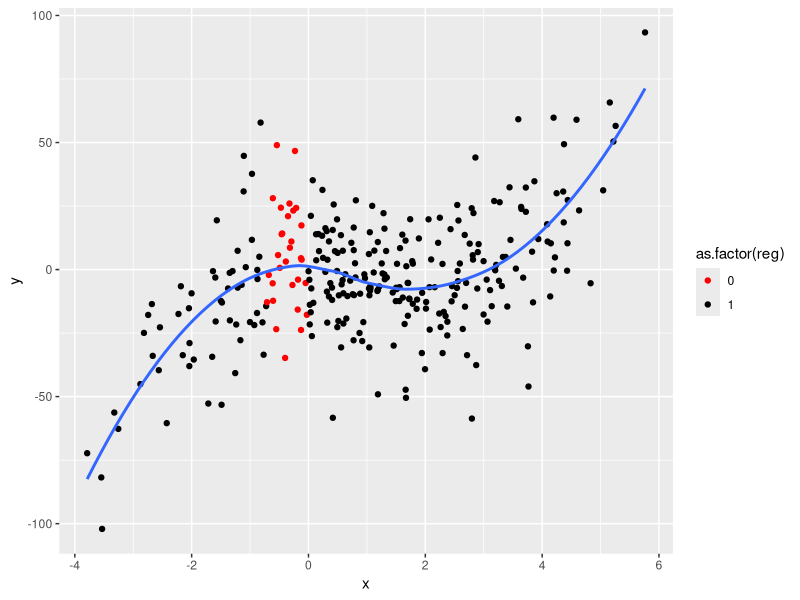
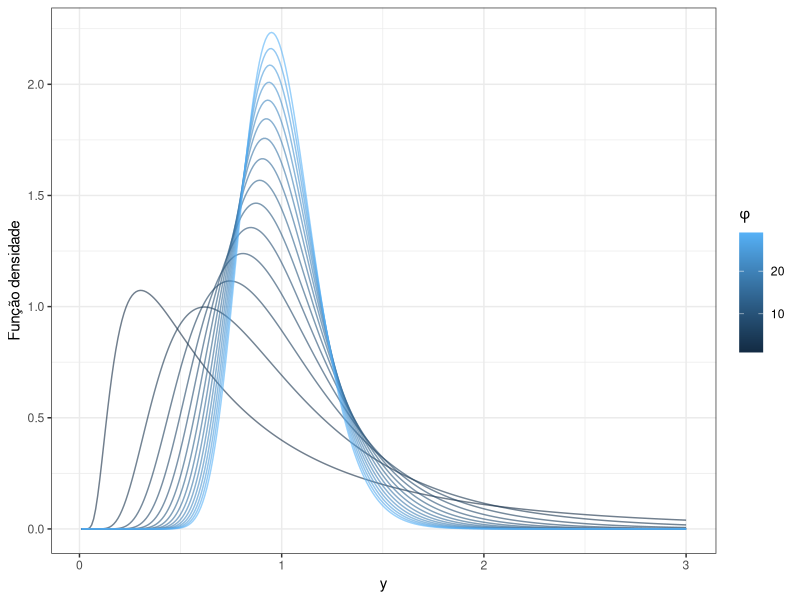
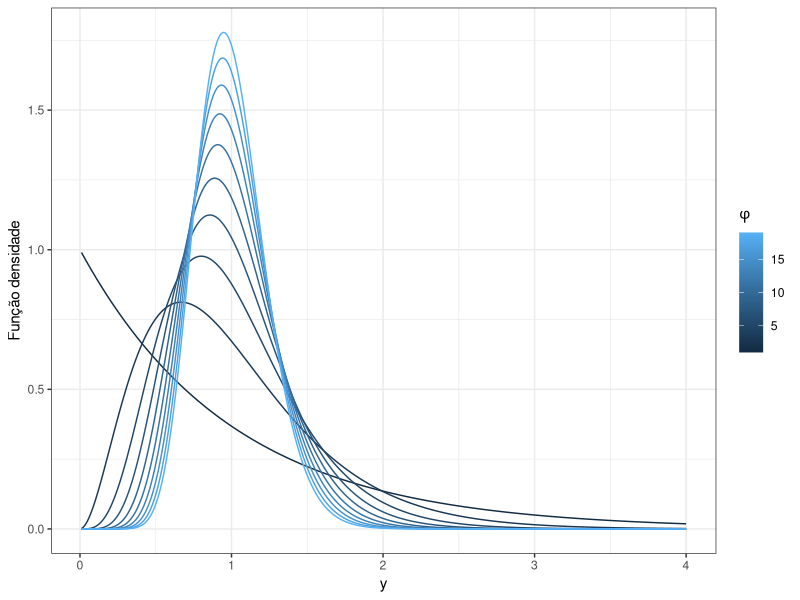
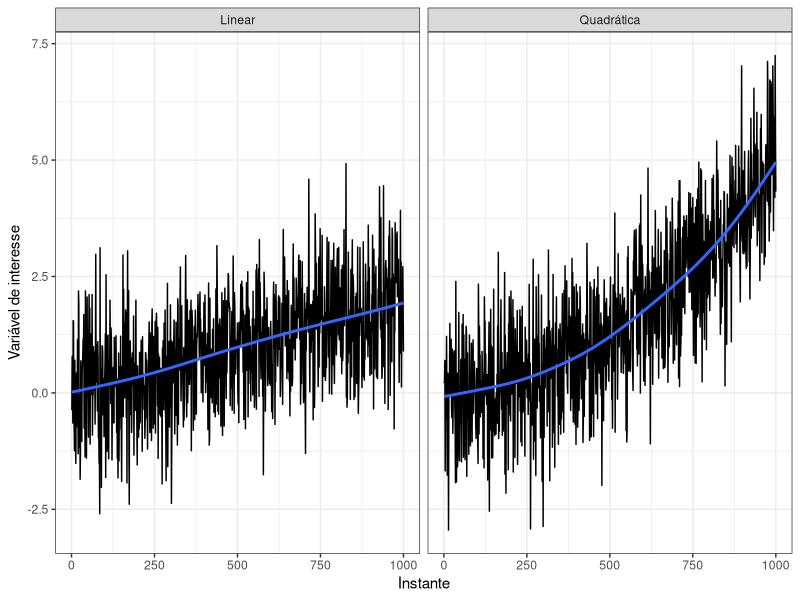
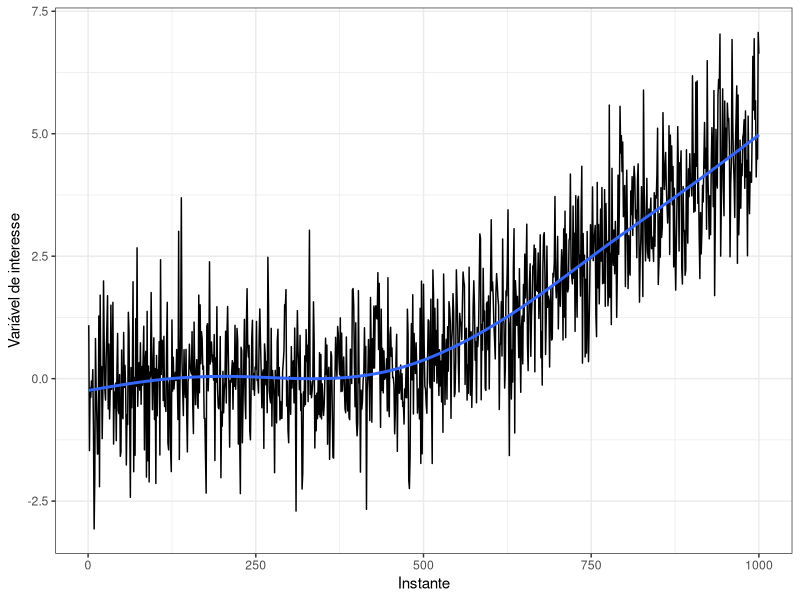
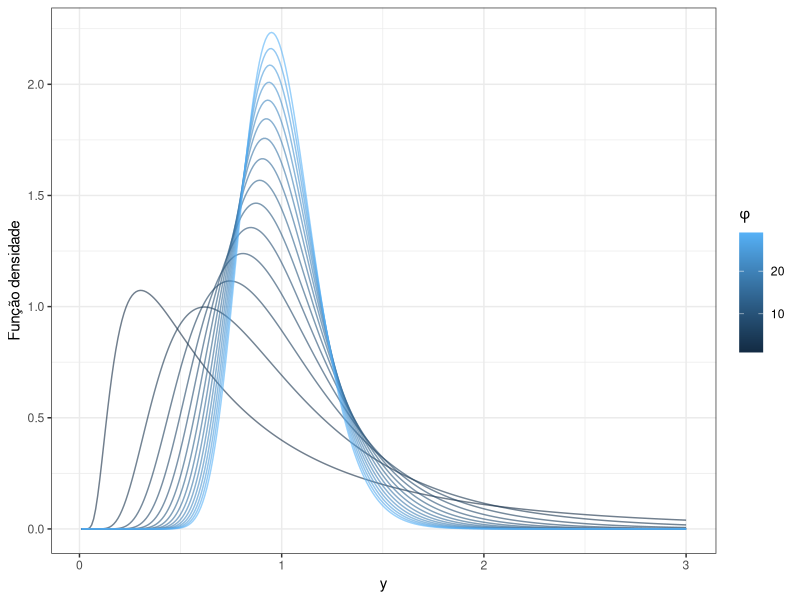
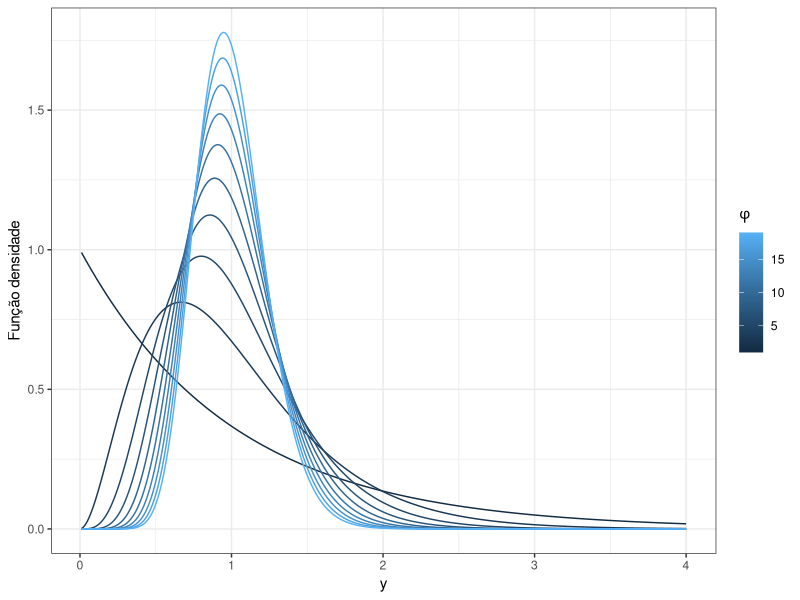
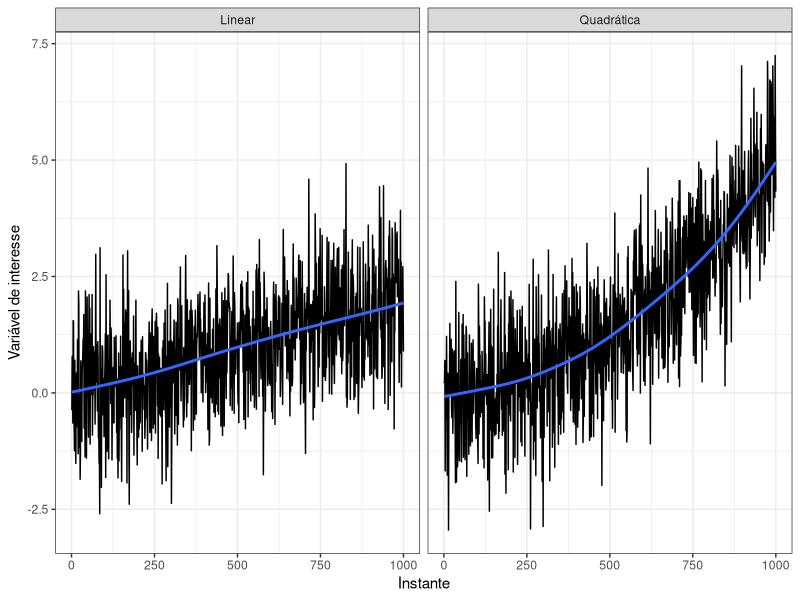

Recreate these plots in R, in order. (Note: this script raises an error after producing the figures.)
# Tese de Doutorado
# Estratégias para análise de dados de poluição do ar
# Abril de 2017
# William Nilson de Amorim

library(tidyverse)

set.seed("5893524")


# Local regression --------------------------------------------------------

data <- tibble(x = rnorm(300, 1, 2),
               y = 1 - 2*x - 3*x^2 + 1*x^3 + 20*rnorm(300)) %>%
  arrange(x) %>% 
  mutate(reg = c(rep(1, 55), rep(0, 30), rep(1, 215)),
         point = c(rep(1, 69), 0, rep(1, 230)))
      

data %>% 
  ggplot(aes(x = x, y = y)) +
  geom_point(aes(color = as.factor(reg))) +
  geom_smooth(se = F, method = "loess") +
  scale_color_manual(values = c("red", "black"))

# inverse-normal-distribution ------------------------------------------------------

f <- function(x, mu, phi) {
  
  sqrt(phi / (2 * pi * x^3)) * exp(-((phi * (x - mu)^2) / (2 * mu^2 * x)))
  
}

df <- data_frame(
  x = seq(0.01, 3, 0.01)
)

df %>% 
  expand(x, phi = seq(1, 30, 2)) %>% 
  mutate(fx = map2(x, phi, f, mu = 1)) %>% 
  arrange(desc(phi)) %>% 
  unnest(fx) %>% 
  ggplot(aes(x = x, y = fx, color = phi, group = phi)) +
  geom_line(alpha = 0.6) +
  labs(y = "Função densidade", x = "y", color = expression(phi)) +
  theme_bw()
ggsave(filename = "figuras/inverse-normal-distribution.pdf")

# gamma-distribution ------------------------------------------------------

f <- function(x, mu, phi) {
  
  (1 / gamma(phi)) * ((phi * x) / mu)^phi * exp(-((phi * x) / mu)) * (1/x)
  
}

df <- data_frame(
  x = seq(0.01, 4, 0.01)
)

df %>% 
  expand(x, phi = seq(1, 20, 2)) %>% 
  mutate(fx = map2(x, phi, f, mu = 1)) %>% 
  unnest(fx) %>% 
  ggplot(aes(x = x, y = fx, color = phi, group = phi)) +
  geom_line() +
  labs(y = "Função densidade", x = "y", color = expression(phi)) +
  theme_bw()
ggsave(filename = "figuras/gamma-distribution.pdf")

# exemplo-serie-tendencia-linear-quadratica -------------------------------

tibble(x = 1:1000, 
       Linear = x/500 + rnorm(1000), 
       Quadrática = x^2/200000 + rnorm(1000)) %>%
  gather(key = "serie", value = "valor", Linear, `Quadrática`) %>% 
  ggplot(aes(x = x, y = valor)) +
  geom_line(size = 0.5) +
  geom_smooth(se = FALSE) +
  facet_grid(. ~ serie) + 
  labs(x = "Instante", y = "Variável de interesse") +
  theme_bw() 
ggsave(filename = "exemplo-serie-tendencia-linear-quadratica.pdf")


# exemplo-serie-tendencias-diferentes -------------------------------------

tibble(x = 1:1000, 
       y = c(rnorm(500), x[1:500]/100 + rnorm(500))) %>%
  ggplot(aes(x = x, y = y)) +
  geom_line(size = 0.5) +
  geom_smooth(se = FALSE) +
  labs(x = "Instante", y = "Variável de interesse") +
  theme_bw() 
ggsave(filename = "figuras/exemplo-serie-tendencias-diferentes.pdf")


# exemplo-residuos-linearidade-forma-U ------------------------------------

data("Auto", package = "ISLR")

fit <- lm(mpg ~ horsepower, data = Auto)

residuos <- fit %>% resid
pred <- fit$fitted.values

qplot(x = pred, y = residuos, geom = "point") +
  labs(x = "Valores preditos", y = "Resíduos") +
  theme_bw()
ggsave(filename = "figuras/exemplo-residuos-linearidade-forma-U.pdf")


# exemplo-serie-correlacao -----------------------------------------------

a <- 0.9
b <- 4

X <- rpois(500, 2)
S <- b*X[1] + rnorm(1)
n <- 500


for(i in 2:n) {
  
  S[i] <- a*S[i-1] + b*X[i] + rnorm(1)
  
}

fit <- lm(S ~ X)

S2 <- b*X + rnorm(n)

fit2 <- lm(S2 ~ X)

tibble(`Dados auto-correlacionados` = fit$residuals,
       `Dados não-correlacionados` = fit2$residuals,
       time = 1:n) %>%
  filter(time > 10) %>% 
  gather(key = "modelo", value = "residuos", -time) %>% 
  ggplot(aes(x = time, y = residuos)) +
  geom_point() +
  geom_line(size = 0.5) +
  geom_hline(yintercept = 0, linetype = 2, color = "grey") +
  facet_wrap(~modelo, scales = "free_y") +
  labs(x = "Instante", y = "Resíduos") +
  theme_bw() 
  ggsave(filename = "figuras/exemplo-serie-correlacao.pdf")



# exemplo-serie-heteroscedasticidade --------------------------------------

fit <- tibble(x = rgamma(n = 1000, shape = 1, rate = 2), 
              y = 2*x + rnorm(n = 1000, mean = 0, sd = {1+(1:1000/100)})) %>%
  lm(y ~ x, data = .)

tibble(res = fit$residuals,
       pred = fit$fitted.values) %>% 
  ggplot(aes(x = pred, y = res)) +
  geom_point(size = 0.5) +
  labs(x = "Valores preditos", y = "Resíduos") +
  theme_bw() 
ggsave(filename = "exemplo-serie-heteroscedasticidade.pdf")


# suposicao-linearidade ---------------------------------------------------

tibble(x = 1:10, 
       y = seq(10, 100, 10)) %>%
  ggplot(aes(x = x, y = y)) +
  geom_line(size = 0.5) +
  geom_segment(aes(x = 0, xend = 3, y = 30, yend = 30), linetype = 4,
               color = "light blue") +
  geom_segment(aes(x = 3, xend = 3, y = 0, yend = 30), linetype = 4,
               color = "light blue") +
  geom_segment(aes(x = 0, xend = 4, y = 40, yend = 40), linetype = 4,
               color = "light blue") +
  geom_segment(aes(x = 4, xend = 4, y = 0, yend = 40), linetype = 4,
               color = "light blue") +
  geom_segment(aes(x = 0, xend = 7, y = 70, yend = 70), linetype = 3,
               color = "light green") +
  geom_segment(aes(x = 7, xend = 7, y = 0, yend = 70), linetype = 3,
               color = "light green") +
  geom_segment(aes(x = 0, xend = 8, y = 80, yend = 80), linetype = 3,
               color = "light green") +
  geom_segment(aes(x = 8, xend = 8, y = 0, yend = 80), linetype = 3,
               color = "light green") +
  geom_segment(aes(x = 3, xend = 3, y = 30, yend = 40),
               arrow = arrow(ends = "both", length = unit(0.02, "npc"))) +
  geom_segment(aes(x = 7, xend = 7, y = 70, yend = 80),
               arrow = arrow(ends = "both", length = unit(0.02, "npc"))) +
  coord_cartesian(xlim = c(1, 10), ylim = c(10, 100)) +
  scale_x_continuous(breaks = 1:10) +
  scale_y_continuous(breaks = seq(10, 100, 10)) +
  annotate("text", x = 2.5, y = 35, label = expression(hat(beta))) +
  annotate("text", x = 6.5, y = 75, label = expression(hat(beta))) +
  labs(x = "X", y = expression(hat(Y))) +
  theme_bw() +
  theme(panel.grid.minor=element_blank(),
        panel.grid.major=element_blank())
ggsave(filename = "figuras/suposicao-linearidade.pdf")
